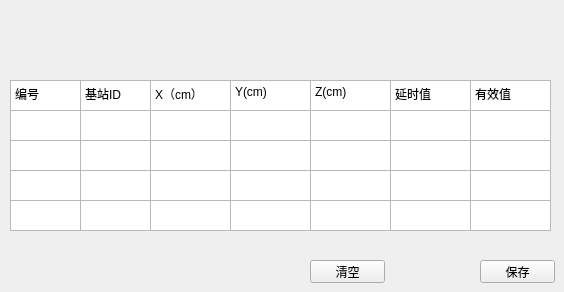
      <widget class="QWidget" name="tab_3">
       <attribute name="title">
        <string>基站坐标</string>
       </attribute>
       <widget class="QWidget" name="verticalLayoutWidget">
        <property name="geometry">
         <rect>
          <x>10</x>
          <y>80</y>
          <width>541</width>
          <height>151</height>
         </rect>
        </property>
        <layout class="QVBoxLayout" name="verticalLayout_4"/>
       </widget>
       <widget class="QTextEdit" name="textEdit_3">
        <property name="geometry">
         <rect>
          <x>10</x>
          <y>80</y>
          <width>71</width>
          <height>31</height>
         </rect>
        </property>
        <property name="html">
         <string>&lt;!DOCTYPE HTML PUBLIC &quot;-//W3C//DTD HTML 4.0//EN&quot; &quot;http://www.w3.org/TR/REC-html40/strict.dtd&quot;&gt;
&lt;html&gt;&lt;head&gt;&lt;meta name=&quot;qrichtext&quot; content=&quot;1&quot; /&gt;&lt;style type=&quot;text/css&quot;&gt;
p, li { white-space: pre-wrap; }
&lt;/style&gt;&lt;/head&gt;&lt;body style=&quot; font-family:'SimSun'; font-size:9pt; font-weight:400; font-style:normal;&quot;&gt;
&lt;p style=&quot; margin-top:0px; margin-bottom:0px; margin-left:0px; margin-right:0px; -qt-block-indent:0; text-indent:0px;&quot;&gt;编号&lt;/p&gt;&lt;/body&gt;&lt;/html&gt;</string>
        </property>
       </widget>
       <widget class="QTextEdit" name="textEdit_4">
        <property name="geometry">
         <rect>
          <x>80</x>
          <y>80</y>
          <width>71</width>
          <height>31</height>
         </rect>
        </property>
        <property name="html">
         <string>&lt;!DOCTYPE HTML PUBLIC &quot;-//W3C//DTD HTML 4.0//EN&quot; &quot;http://www.w3.org/TR/REC-html40/strict.dtd&quot;&gt;
&lt;html&gt;&lt;head&gt;&lt;meta name=&quot;qrichtext&quot; content=&quot;1&quot; /&gt;&lt;style type=&quot;text/css&quot;&gt;
p, li { white-space: pre-wrap; }
&lt;/style&gt;&lt;/head&gt;&lt;body style=&quot; font-family:'SimSun'; font-size:9pt; font-weight:400; font-style:normal;&quot;&gt;
&lt;p style=&quot; margin-top:0px; margin-bottom:0px; margin-left:0px; margin-right:0px; -qt-block-indent:0; text-indent:0px;&quot;&gt;基站ID&lt;/p&gt;&lt;/body&gt;&lt;/html&gt;</string>
        </property>
       </widget>
       <widget class="QTextEdit" name="textEdit_5">
        <property name="geometry">
         <rect>
          <x>150</x>
          <y>80</y>
          <width>81</width>
          <height>31</height>
         </rect>
        </property>
        <property name="html">
         <string>&lt;!DOCTYPE HTML PUBLIC &quot;-//W3C//DTD HTML 4.0//EN&quot; &quot;http://www.w3.org/TR/REC-html40/strict.dtd&quot;&gt;
&lt;html&gt;&lt;head&gt;&lt;meta name=&quot;qrichtext&quot; content=&quot;1&quot; /&gt;&lt;style type=&quot;text/css&quot;&gt;
p, li { white-space: pre-wrap; }
&lt;/style&gt;&lt;/head&gt;&lt;body style=&quot; font-family:'SimSun'; font-size:9pt; font-weight:400; font-style:normal;&quot;&gt;
&lt;p style=&quot; margin-top:0px; margin-bottom:0px; margin-left:0px; margin-right:0px; -qt-block-indent:0; text-indent:0px;&quot;&gt;X（cm）&lt;/p&gt;&lt;/body&gt;&lt;/html&gt;</string>
        </property>
       </widget>
       <widget class="QTextEdit" name="textEdit_6">
        <property name="geometry">
         <rect>
          <x>230</x>
          <y>80</y>
          <width>81</width>
          <height>31</height>
         </rect>
        </property>
        <property name="html">
         <string>&lt;!DOCTYPE HTML PUBLIC &quot;-//W3C//DTD HTML 4.0//EN&quot; &quot;http://www.w3.org/TR/REC-html40/strict.dtd&quot;&gt;
&lt;html&gt;&lt;head&gt;&lt;meta name=&quot;qrichtext&quot; content=&quot;1&quot; /&gt;&lt;style type=&quot;text/css&quot;&gt;
p, li { white-space: pre-wrap; }
&lt;/style&gt;&lt;/head&gt;&lt;body style=&quot; font-family:'SimSun'; font-size:9pt; font-weight:400; font-style:normal;&quot;&gt;
&lt;p style=&quot; margin-top:0px; margin-bottom:0px; margin-left:0px; margin-right:0px; -qt-block-indent:0; text-indent:0px;&quot;&gt;Y(cm)&lt;/p&gt;&lt;/body&gt;&lt;/html&gt;</string>
        </property>
       </widget>
       <widget class="QTextEdit" name="textEdit_7">
        <property name="geometry">
         <rect>
          <x>310</x>
          <y>80</y>
          <width>81</width>
          <height>31</height>
         </rect>
        </property>
        <property name="html">
         <string>&lt;!DOCTYPE HTML PUBLIC &quot;-//W3C//DTD HTML 4.0//EN&quot; &quot;http://www.w3.org/TR/REC-html40/strict.dtd&quot;&gt;
&lt;html&gt;&lt;head&gt;&lt;meta name=&quot;qrichtext&quot; content=&quot;1&quot; /&gt;&lt;style type=&quot;text/css&quot;&gt;
p, li { white-space: pre-wrap; }
&lt;/style&gt;&lt;/head&gt;&lt;body style=&quot; font-family:'SimSun'; font-size:9pt; font-weight:400; font-style:normal;&quot;&gt;
&lt;p style=&quot; margin-top:0px; margin-bottom:0px; margin-left:0px; margin-right:0px; -qt-block-indent:0; text-indent:0px;&quot;&gt;Z(cm)&lt;/p&gt;&lt;/body&gt;&lt;/html&gt;</string>
        </property>
       </widget>
       <widget class="QTextEdit" name="textEdit_8">
        <property name="geometry">
         <rect>
          <x>390</x>
          <y>80</y>
          <width>81</width>
          <height>31</height>
         </rect>
        </property>
        <property name="html">
         <string>&lt;!DOCTYPE HTML PUBLIC &quot;-//W3C//DTD HTML 4.0//EN&quot; &quot;http://www.w3.org/TR/REC-html40/strict.dtd&quot;&gt;
&lt;html&gt;&lt;head&gt;&lt;meta name=&quot;qrichtext&quot; content=&quot;1&quot; /&gt;&lt;style type=&quot;text/css&quot;&gt;
p, li { white-space: pre-wrap; }
&lt;/style&gt;&lt;/head&gt;&lt;body style=&quot; font-family:'SimSun'; font-size:9pt; font-weight:400; font-style:normal;&quot;&gt;
&lt;p style=&quot; margin-top:0px; margin-bottom:0px; margin-left:0px; margin-right:0px; -qt-block-indent:0; text-indent:0px;&quot;&gt;延时值&lt;/p&gt;&lt;/body&gt;&lt;/html&gt;</string>
        </property>
       </widget>
       <widget class="QTextEdit" name="textEdit_9">
        <property name="geometry">
         <rect>
          <x>470</x>
          <y>80</y>
          <width>81</width>
          <height>31</height>
         </rect>
        </property>
        <property name="html">
         <string>&lt;!DOCTYPE HTML PUBLIC &quot;-//W3C//DTD HTML 4.0//EN&quot; &quot;http://www.w3.org/TR/REC-html40/strict.dtd&quot;&gt;
&lt;html&gt;&lt;head&gt;&lt;meta name=&quot;qrichtext&quot; content=&quot;1&quot; /&gt;&lt;style type=&quot;text/css&quot;&gt;
p, li { white-space: pre-wrap; }
&lt;/style&gt;&lt;/head&gt;&lt;body style=&quot; font-family:'SimSun'; font-size:9pt; font-weight:400; font-style:normal;&quot;&gt;
&lt;p style=&quot; margin-top:0px; margin-bottom:0px; margin-left:0px; margin-right:0px; -qt-block-indent:0; text-indent:0px;&quot;&gt;有效值&lt;/p&gt;&lt;/body&gt;&lt;/html&gt;</string>
        </property>
       </widget>
       <widget class="QTextEdit" name="textEdit_A1_X">
        <property name="geometry">
         <rect>
          <x>150</x>
          <y>110</y>
          <width>81</width>
          <height>31</height>
         </rect>
        </property>
        <property name="html">
         <string>&lt;!DOCTYPE HTML PUBLIC &quot;-//W3C//DTD HTML 4.0//EN&quot; &quot;http://www.w3.org/TR/REC-html40/strict.dtd&quot;&gt;
&lt;html&gt;&lt;head&gt;&lt;meta name=&quot;qrichtext&quot; content=&quot;1&quot; /&gt;&lt;style type=&quot;text/css&quot;&gt;
p, li { white-space: pre-wrap; }
&lt;/style&gt;&lt;/head&gt;&lt;body style=&quot; font-family:'SimSun'; font-size:9pt; font-weight:400; font-style:normal;&quot;&gt;
&lt;p style=&quot;-qt-paragraph-type:empty; margin-top:0px; margin-bottom:0px; margin-left:0px; margin-right:0px; -qt-block-indent:0; text-indent:0px;&quot;&gt;&lt;br /&gt;&lt;/p&gt;&lt;/body&gt;&lt;/html&gt;</string>
        </property>
       </widget>
       <widget class="QTextEdit" name="textEdit_A1_Y">
        <property name="geometry">
         <rect>
          <x>230</x>
          <y>110</y>
          <width>81</width>
          <height>31</height>
         </rect>
        </property>
        <property name="html">
         <string>&lt;!DOCTYPE HTML PUBLIC &quot;-//W3C//DTD HTML 4.0//EN&quot; &quot;http://www.w3.org/TR/REC-html40/strict.dtd&quot;&gt;
&lt;html&gt;&lt;head&gt;&lt;meta name=&quot;qrichtext&quot; content=&quot;1&quot; /&gt;&lt;style type=&quot;text/css&quot;&gt;
p, li { white-space: pre-wrap; }
&lt;/style&gt;&lt;/head&gt;&lt;body style=&quot; font-family:'SimSun'; font-size:9pt; font-weight:400; font-style:normal;&quot;&gt;
&lt;p style=&quot;-qt-paragraph-type:empty; margin-top:0px; margin-bottom:0px; margin-left:0px; margin-right:0px; -qt-block-indent:0; text-indent:0px;&quot;&gt;&lt;br /&gt;&lt;/p&gt;&lt;/body&gt;&lt;/html&gt;</string>
        </property>
       </widget>
       <widget class="QTextEdit" name="textEdit_A1_Z">
        <property name="geometry">
         <rect>
          <x>310</x>
          <y>110</y>
          <width>81</width>
          <height>31</height>
         </rect>
        </property>
        <property name="html">
         <string>&lt;!DOCTYPE HTML PUBLIC &quot;-//W3C//DTD HTML 4.0//EN&quot; &quot;http://www.w3.org/TR/REC-html40/strict.dtd&quot;&gt;
&lt;html&gt;&lt;head&gt;&lt;meta name=&quot;qrichtext&quot; content=&quot;1&quot; /&gt;&lt;style type=&quot;text/css&quot;&gt;
p, li { white-space: pre-wrap; }
&lt;/style&gt;&lt;/head&gt;&lt;body style=&quot; font-family:'SimSun'; font-size:9pt; font-weight:400; font-style:normal;&quot;&gt;
&lt;p style=&quot;-qt-paragraph-type:empty; margin-top:0px; margin-bottom:0px; margin-left:0px; margin-right:0px; -qt-block-indent:0; text-indent:0px;&quot;&gt;&lt;br /&gt;&lt;/p&gt;&lt;/body&gt;&lt;/html&gt;</string>
        </property>
       </widget>
       <widget class="QTextEdit" name="textEdit_A1_delay">
        <property name="geometry">
         <rect>
          <x>390</x>
          <y>110</y>
          <width>81</width>
          <height>31</height>
         </rect>
        </property>
        <property name="html">
         <string>&lt;!DOCTYPE HTML PUBLIC &quot;-//W3C//DTD HTML 4.0//EN&quot; &quot;http://www.w3.org/TR/REC-html40/strict.dtd&quot;&gt;
&lt;html&gt;&lt;head&gt;&lt;meta name=&quot;qrichtext&quot; content=&quot;1&quot; /&gt;&lt;style type=&quot;text/css&quot;&gt;
p, li { white-space: pre-wrap; }
&lt;/style&gt;&lt;/head&gt;&lt;body style=&quot; font-family:'SimSun'; font-size:9pt; font-weight:400; font-style:normal;&quot;&gt;
&lt;p style=&quot;-qt-paragraph-type:empty; margin-top:0px; margin-bottom:0px; margin-left:0px; margin-right:0px; -qt-block-indent:0; text-indent:0px;&quot;&gt;&lt;br /&gt;&lt;/p&gt;&lt;/body&gt;&lt;/html&gt;</string>
        </property>
       </widget>
       <widget class="QTextEdit" name="textEdit_A1_EN">
        <property name="geometry">
         <rect>
          <x>470</x>
          <y>110</y>
          <width>81</width>
          <height>31</height>
         </rect>
        </property>
        <property name="html">
         <string>&lt;!DOCTYPE HTML PUBLIC &quot;-//W3C//DTD HTML 4.0//EN&quot; &quot;http://www.w3.org/TR/REC-html40/strict.dtd&quot;&gt;
&lt;html&gt;&lt;head&gt;&lt;meta name=&quot;qrichtext&quot; content=&quot;1&quot; /&gt;&lt;style type=&quot;text/css&quot;&gt;
p, li { white-space: pre-wrap; }
&lt;/style&gt;&lt;/head&gt;&lt;body style=&quot; font-family:'SimSun'; font-size:9pt; font-weight:400; font-style:normal;&quot;&gt;
&lt;p style=&quot;-qt-paragraph-type:empty; margin-top:0px; margin-bottom:0px; margin-left:0px; margin-right:0px; -qt-block-indent:0; text-indent:0px;&quot;&gt;&lt;br /&gt;&lt;/p&gt;&lt;/body&gt;&lt;/html&gt;</string>
        </property>
       </widget>
       <widget class="QTextEdit" name="textEdit_A2_X">
        <property name="geometry">
         <rect>
          <x>150</x>
          <y>140</y>
          <width>81</width>
          <height>31</height>
         </rect>
        </property>
        <property name="html">
         <string>&lt;!DOCTYPE HTML PUBLIC &quot;-//W3C//DTD HTML 4.0//EN&quot; &quot;http://www.w3.org/TR/REC-html40/strict.dtd&quot;&gt;
&lt;html&gt;&lt;head&gt;&lt;meta name=&quot;qrichtext&quot; content=&quot;1&quot; /&gt;&lt;style type=&quot;text/css&quot;&gt;
p, li { white-space: pre-wrap; }
&lt;/style&gt;&lt;/head&gt;&lt;body style=&quot; font-family:'SimSun'; font-size:9pt; font-weight:400; font-style:normal;&quot;&gt;
&lt;p style=&quot;-qt-paragraph-type:empty; margin-top:0px; margin-bottom:0px; margin-left:0px; margin-right:0px; -qt-block-indent:0; text-indent:0px;&quot;&gt;&lt;br /&gt;&lt;/p&gt;&lt;/body&gt;&lt;/html&gt;</string>
        </property>
       </widget>
       <widget class="QTextEdit" name="textEdit_A2_Y">
        <property name="geometry">
         <rect>
          <x>230</x>
          <y>140</y>
          <width>81</width>
          <height>31</height>
         </rect>
        </property>
        <property name="html">
         <string>&lt;!DOCTYPE HTML PUBLIC &quot;-//W3C//DTD HTML 4.0//EN&quot; &quot;http://www.w3.org/TR/REC-html40/strict.dtd&quot;&gt;
&lt;html&gt;&lt;head&gt;&lt;meta name=&quot;qrichtext&quot; content=&quot;1&quot; /&gt;&lt;style type=&quot;text/css&quot;&gt;
p, li { white-space: pre-wrap; }
&lt;/style&gt;&lt;/head&gt;&lt;body style=&quot; font-family:'SimSun'; font-size:9pt; font-weight:400; font-style:normal;&quot;&gt;
&lt;p style=&quot;-qt-paragraph-type:empty; margin-top:0px; margin-bottom:0px; margin-left:0px; margin-right:0px; -qt-block-indent:0; text-indent:0px;&quot;&gt;&lt;br /&gt;&lt;/p&gt;&lt;/body&gt;&lt;/html&gt;</string>
        </property>
       </widget>
       <widget class="QTextEdit" name="textEdit_A2_Z">
        <property name="geometry">
         <rect>
          <x>310</x>
          <y>140</y>
          <width>81</width>
          <height>31</height>
         </rect>
        </property>
        <property name="html">
         <string>&lt;!DOCTYPE HTML PUBLIC &quot;-//W3C//DTD HTML 4.0//EN&quot; &quot;http://www.w3.org/TR/REC-html40/strict.dtd&quot;&gt;
&lt;html&gt;&lt;head&gt;&lt;meta name=&quot;qrichtext&quot; content=&quot;1&quot; /&gt;&lt;style type=&quot;text/css&quot;&gt;
p, li { white-space: pre-wrap; }
&lt;/style&gt;&lt;/head&gt;&lt;body style=&quot; font-family:'SimSun'; font-size:9pt; font-weight:400; font-style:normal;&quot;&gt;
&lt;p style=&quot;-qt-paragraph-type:empty; margin-top:0px; margin-bottom:0px; margin-left:0px; margin-right:0px; -qt-block-indent:0; text-indent:0px;&quot;&gt;&lt;br /&gt;&lt;/p&gt;&lt;/body&gt;&lt;/html&gt;</string>
        </property>
       </widget>
       <widget class="QTextEdit" name="textEdit_A2_delay">
        <property name="geometry">
         <rect>
          <x>390</x>
          <y>140</y>
          <width>81</width>
          <height>31</height>
         </rect>
        </property>
        <property name="html">
         <string>&lt;!DOCTYPE HTML PUBLIC &quot;-//W3C//DTD HTML 4.0//EN&quot; &quot;http://www.w3.org/TR/REC-html40/strict.dtd&quot;&gt;
&lt;html&gt;&lt;head&gt;&lt;meta name=&quot;qrichtext&quot; content=&quot;1&quot; /&gt;&lt;style type=&quot;text/css&quot;&gt;
p, li { white-space: pre-wrap; }
&lt;/style&gt;&lt;/head&gt;&lt;body style=&quot; font-family:'SimSun'; font-size:9pt; font-weight:400; font-style:normal;&quot;&gt;
&lt;p style=&quot;-qt-paragraph-type:empty; margin-top:0px; margin-bottom:0px; margin-left:0px; margin-right:0px; -qt-block-indent:0; text-indent:0px;&quot;&gt;&lt;br /&gt;&lt;/p&gt;&lt;/body&gt;&lt;/html&gt;</string>
        </property>
       </widget>
       <widget class="QTextEdit" name="textEdit_A2_EN">
        <property name="geometry">
         <rect>
          <x>470</x>
          <y>140</y>
          <width>81</width>
          <height>31</height>
         </rect>
        </property>
        <property name="html">
         <string>&lt;!DOCTYPE HTML PUBLIC &quot;-//W3C//DTD HTML 4.0//EN&quot; &quot;http://www.w3.org/TR/REC-html40/strict.dtd&quot;&gt;
&lt;html&gt;&lt;head&gt;&lt;meta name=&quot;qrichtext&quot; content=&quot;1&quot; /&gt;&lt;style type=&quot;text/css&quot;&gt;
p, li { white-space: pre-wrap; }
&lt;/style&gt;&lt;/head&gt;&lt;body style=&quot; font-family:'SimSun'; font-size:9pt; font-weight:400; font-style:normal;&quot;&gt;
&lt;p style=&quot;-qt-paragraph-type:empty; margin-top:0px; margin-bottom:0px; margin-left:0px; margin-right:0px; -qt-block-indent:0; text-indent:0px;&quot;&gt;&lt;br /&gt;&lt;/p&gt;&lt;/body&gt;&lt;/html&gt;</string>
        </property>
       </widget>
       <widget class="QTextEdit" name="textEdit_A3_X">
        <property name="geometry">
         <rect>
          <x>150</x>
          <y>170</y>
          <width>81</width>
          <height>31</height>
         </rect>
        </property>
        <property name="html">
         <string>&lt;!DOCTYPE HTML PUBLIC &quot;-//W3C//DTD HTML 4.0//EN&quot; &quot;http://www.w3.org/TR/REC-html40/strict.dtd&quot;&gt;
&lt;html&gt;&lt;head&gt;&lt;meta name=&quot;qrichtext&quot; content=&quot;1&quot; /&gt;&lt;style type=&quot;text/css&quot;&gt;
p, li { white-space: pre-wrap; }
&lt;/style&gt;&lt;/head&gt;&lt;body style=&quot; font-family:'SimSun'; font-size:9pt; font-weight:400; font-style:normal;&quot;&gt;
&lt;p style=&quot;-qt-paragraph-type:empty; margin-top:0px; margin-bottom:0px; margin-left:0px; margin-right:0px; -qt-block-indent:0; text-indent:0px;&quot;&gt;&lt;br /&gt;&lt;/p&gt;&lt;/body&gt;&lt;/html&gt;</string>
        </property>
       </widget>
       <widget class="QTextEdit" name="textEdit_A3_Y">
        <property name="geometry">
         <rect>
          <x>230</x>
          <y>170</y>
          <width>81</width>
          <height>31</height>
         </rect>
        </property>
        <property name="html">
         <string>&lt;!DOCTYPE HTML PUBLIC &quot;-//W3C//DTD HTML 4.0//EN&quot; &quot;http://www.w3.org/TR/REC-html40/strict.dtd&quot;&gt;
&lt;html&gt;&lt;head&gt;&lt;meta name=&quot;qrichtext&quot; content=&quot;1&quot; /&gt;&lt;style type=&quot;text/css&quot;&gt;
p, li { white-space: pre-wrap; }
&lt;/style&gt;&lt;/head&gt;&lt;body style=&quot; font-family:'SimSun'; font-size:9pt; font-weight:400; font-style:normal;&quot;&gt;
&lt;p style=&quot;-qt-paragraph-type:empty; margin-top:0px; margin-bottom:0px; margin-left:0px; margin-right:0px; -qt-block-indent:0; text-indent:0px;&quot;&gt;&lt;br /&gt;&lt;/p&gt;&lt;/body&gt;&lt;/html&gt;</string>
        </property>
       </widget>
       <widget class="QTextEdit" name="textEdit_A3_Z">
        <property name="geometry">
         <rect>
          <x>310</x>
          <y>170</y>
          <width>81</width>
          <height>31</height>
         </rect>
        </property>
        <property name="html">
         <string>&lt;!DOCTYPE HTML PUBLIC &quot;-//W3C//DTD HTML 4.0//EN&quot; &quot;http://www.w3.org/TR/REC-html40/strict.dtd&quot;&gt;
&lt;html&gt;&lt;head&gt;&lt;meta name=&quot;qrichtext&quot; content=&quot;1&quot; /&gt;&lt;style type=&quot;text/css&quot;&gt;
p, li { white-space: pre-wrap; }
&lt;/style&gt;&lt;/head&gt;&lt;body style=&quot; font-family:'SimSun'; font-size:9pt; font-weight:400; font-style:normal;&quot;&gt;
&lt;p style=&quot;-qt-paragraph-type:empty; margin-top:0px; margin-bottom:0px; margin-left:0px; margin-right:0px; -qt-block-indent:0; text-indent:0px;&quot;&gt;&lt;br /&gt;&lt;/p&gt;&lt;/body&gt;&lt;/html&gt;</string>
        </property>
       </widget>
       <widget class="QTextEdit" name="textEdit_A3_delay">
        <property name="geometry">
         <rect>
          <x>390</x>
          <y>170</y>
          <width>81</width>
          <height>31</height>
         </rect>
        </property>
        <property name="html">
         <string>&lt;!DOCTYPE HTML PUBLIC &quot;-//W3C//DTD HTML 4.0//EN&quot; &quot;http://www.w3.org/TR/REC-html40/strict.dtd&quot;&gt;
&lt;html&gt;&lt;head&gt;&lt;meta name=&quot;qrichtext&quot; content=&quot;1&quot; /&gt;&lt;style type=&quot;text/css&quot;&gt;
p, li { white-space: pre-wrap; }
&lt;/style&gt;&lt;/head&gt;&lt;body style=&quot; font-family:'SimSun'; font-size:9pt; font-weight:400; font-style:normal;&quot;&gt;
&lt;p style=&quot;-qt-paragraph-type:empty; margin-top:0px; margin-bottom:0px; margin-left:0px; margin-right:0px; -qt-block-indent:0; text-indent:0px;&quot;&gt;&lt;br /&gt;&lt;/p&gt;&lt;/body&gt;&lt;/html&gt;</string>
        </property>
       </widget>
       <widget class="QTextEdit" name="textEdit_A3_EN">
        <property name="geometry">
         <rect>
          <x>470</x>
          <y>170</y>
          <width>81</width>
          <height>31</height>
         </rect>
        </property>
        <property name="html">
         <string>&lt;!DOCTYPE HTML PUBLIC &quot;-//W3C//DTD HTML 4.0//EN&quot; &quot;http://www.w3.org/TR/REC-html40/strict.dtd&quot;&gt;
&lt;html&gt;&lt;head&gt;&lt;meta name=&quot;qrichtext&quot; content=&quot;1&quot; /&gt;&lt;style type=&quot;text/css&quot;&gt;
p, li { white-space: pre-wrap; }
&lt;/style&gt;&lt;/head&gt;&lt;body style=&quot; font-family:'SimSun'; font-size:9pt; font-weight:400; font-style:normal;&quot;&gt;
&lt;p style=&quot;-qt-paragraph-type:empty; margin-top:0px; margin-bottom:0px; margin-left:0px; margin-right:0px; -qt-block-indent:0; text-indent:0px;&quot;&gt;&lt;br /&gt;&lt;/p&gt;&lt;/body&gt;&lt;/html&gt;</string>
        </property>
       </widget>
       <widget class="QTextEdit" name="textEdit_A4_X">
        <property name="geometry">
         <rect>
          <x>150</x>
          <y>200</y>
          <width>81</width>
          <height>31</height>
         </rect>
        </property>
        <property name="html">
         <string>&lt;!DOCTYPE HTML PUBLIC &quot;-//W3C//DTD HTML 4.0//EN&quot; &quot;http://www.w3.org/TR/REC-html40/strict.dtd&quot;&gt;
&lt;html&gt;&lt;head&gt;&lt;meta name=&quot;qrichtext&quot; content=&quot;1&quot; /&gt;&lt;style type=&quot;text/css&quot;&gt;
p, li { white-space: pre-wrap; }
&lt;/style&gt;&lt;/head&gt;&lt;body style=&quot; font-family:'SimSun'; font-size:9pt; font-weight:400; font-style:normal;&quot;&gt;
&lt;p style=&quot;-qt-paragraph-type:empty; margin-top:0px; margin-bottom:0px; margin-left:0px; margin-right:0px; -qt-block-indent:0; text-indent:0px;&quot;&gt;&lt;br /&gt;&lt;/p&gt;&lt;/body&gt;&lt;/html&gt;</string>
        </property>
       </widget>
       <widget class="QTextEdit" name="textEdit_A4_Y">
        <property name="geometry">
         <rect>
          <x>230</x>
          <y>200</y>
          <width>81</width>
          <height>31</height>
         </rect>
        </property>
        <property name="html">
         <string>&lt;!DOCTYPE HTML PUBLIC &quot;-//W3C//DTD HTML 4.0//EN&quot; &quot;http://www.w3.org/TR/REC-html40/strict.dtd&quot;&gt;
&lt;html&gt;&lt;head&gt;&lt;meta name=&quot;qrichtext&quot; content=&quot;1&quot; /&gt;&lt;style type=&quot;text/css&quot;&gt;
p, li { white-space: pre-wrap; }
&lt;/style&gt;&lt;/head&gt;&lt;body style=&quot; font-family:'SimSun'; font-size:9pt; font-weight:400; font-style:normal;&quot;&gt;
&lt;p style=&quot;-qt-paragraph-type:empty; margin-top:0px; margin-bottom:0px; margin-left:0px; margin-right:0px; -qt-block-indent:0; text-indent:0px;&quot;&gt;&lt;br /&gt;&lt;/p&gt;&lt;/body&gt;&lt;/html&gt;</string>
        </property>
       </widget>
       <widget class="QTextEdit" name="textEdit_A4_Z">
        <property name="geometry">
         <rect>
          <x>310</x>
          <y>200</y>
          <width>81</width>
          <height>31</height>
         </rect>
        </property>
        <property name="html">
         <string>&lt;!DOCTYPE HTML PUBLIC &quot;-//W3C//DTD HTML 4.0//EN&quot; &quot;http://www.w3.org/TR/REC-html40/strict.dtd&quot;&gt;
&lt;html&gt;&lt;head&gt;&lt;meta name=&quot;qrichtext&quot; content=&quot;1&quot; /&gt;&lt;style type=&quot;text/css&quot;&gt;
p, li { white-space: pre-wrap; }
&lt;/style&gt;&lt;/head&gt;&lt;body style=&quot; font-family:'SimSun'; font-size:9pt; font-weight:400; font-style:normal;&quot;&gt;
&lt;p style=&quot;-qt-paragraph-type:empty; margin-top:0px; margin-bottom:0px; margin-left:0px; margin-right:0px; -qt-block-indent:0; text-indent:0px;&quot;&gt;&lt;br /&gt;&lt;/p&gt;&lt;/body&gt;&lt;/html&gt;</string>
        </property>
       </widget>
       <widget class="QTextEdit" name="textEdit_A4_delay">
        <property name="geometry">
         <rect>
          <x>390</x>
          <y>200</y>
          <width>81</width>
          <height>31</height>
         </rect>
        </property>
        <property name="html">
         <string>&lt;!DOCTYPE HTML PUBLIC &quot;-//W3C//DTD HTML 4.0//EN&quot; &quot;http://www.w3.org/TR/REC-html40/strict.dtd&quot;&gt;
&lt;html&gt;&lt;head&gt;&lt;meta name=&quot;qrichtext&quot; content=&quot;1&quot; /&gt;&lt;style type=&quot;text/css&quot;&gt;
p, li { white-space: pre-wrap; }
&lt;/style&gt;&lt;/head&gt;&lt;body style=&quot; font-family:'SimSun'; font-size:9pt; font-weight:400; font-style:normal;&quot;&gt;
&lt;p style=&quot;-qt-paragraph-type:empty; margin-top:0px; margin-bottom:0px; margin-left:0px; margin-right:0px; -qt-block-indent:0; text-indent:0px;&quot;&gt;&lt;br /&gt;&lt;/p&gt;&lt;/body&gt;&lt;/html&gt;</string>
        </property>
       </widget>
       <widget class="QTextEdit" name="textEdit_A4_EN">
        <property name="geometry">
         <rect>
          <x>470</x>
          <y>200</y>
          <width>81</width>
          <height>31</height>
         </rect>
        </property>
        <property name="html">
         <string>&lt;!DOCTYPE HTML PUBLIC &quot;-//W3C//DTD HTML 4.0//EN&quot; &quot;http://www.w3.org/TR/REC-html40/strict.dtd&quot;&gt;
&lt;html&gt;&lt;head&gt;&lt;meta name=&quot;qrichtext&quot; content=&quot;1&quot; /&gt;&lt;style type=&quot;text/css&quot;&gt;
p, li { white-space: pre-wrap; }
&lt;/style&gt;&lt;/head&gt;&lt;body style=&quot; font-family:'SimSun'; font-size:9pt; font-weight:400; font-style:normal;&quot;&gt;
&lt;p style=&quot;-qt-paragraph-type:empty; margin-top:0px; margin-bottom:0px; margin-left:0px; margin-right:0px; -qt-block-indent:0; text-indent:0px;&quot;&gt;&lt;br /&gt;&lt;/p&gt;&lt;/body&gt;&lt;/html&gt;</string>
        </property>
       </widget>
       <widget class="QTextEdit" name="textEdit_A1_ID">
        <property name="geometry">
         <rect>
          <x>80</x>
          <y>110</y>
          <width>71</width>
          <height>31</height>
         </rect>
        </property>
        <property name="html">
         <string>&lt;!DOCTYPE HTML PUBLIC &quot;-//W3C//DTD HTML 4.0//EN&quot; &quot;http://www.w3.org/TR/REC-html40/strict.dtd&quot;&gt;
&lt;html&gt;&lt;head&gt;&lt;meta name=&quot;qrichtext&quot; content=&quot;1&quot; /&gt;&lt;style type=&quot;text/css&quot;&gt;
p, li { white-space: pre-wrap; }
&lt;/style&gt;&lt;/head&gt;&lt;body style=&quot; font-family:'SimSun'; font-size:9pt; font-weight:400; font-style:normal;&quot;&gt;
&lt;p style=&quot;-qt-paragraph-type:empty; margin-top:0px; margin-bottom:0px; margin-left:0px; margin-right:0px; -qt-block-indent:0; text-indent:0px;&quot;&gt;&lt;br /&gt;&lt;/p&gt;&lt;/body&gt;&lt;/html&gt;</string>
        </property>
       </widget>
       <widget class="QTextEdit" name="textEdit_A2_ID">
        <property name="geometry">
         <rect>
          <x>80</x>
          <y>140</y>
          <width>71</width>
          <height>31</height>
         </rect>
        </property>
        <property name="html">
         <string>&lt;!DOCTYPE HTML PUBLIC &quot;-//W3C//DTD HTML 4.0//EN&quot; &quot;http://www.w3.org/TR/REC-html40/strict.dtd&quot;&gt;
&lt;html&gt;&lt;head&gt;&lt;meta name=&quot;qrichtext&quot; content=&quot;1&quot; /&gt;&lt;style type=&quot;text/css&quot;&gt;
p, li { white-space: pre-wrap; }
&lt;/style&gt;&lt;/head&gt;&lt;body style=&quot; font-family:'SimSun'; font-size:9pt; font-weight:400; font-style:normal;&quot;&gt;
&lt;p style=&quot;-qt-paragraph-type:empty; margin-top:0px; margin-bottom:0px; margin-left:0px; margin-right:0px; -qt-block-indent:0; text-indent:0px;&quot;&gt;&lt;br /&gt;&lt;/p&gt;&lt;/body&gt;&lt;/html&gt;</string>
        </property>
       </widget>
       <widget class="QTextEdit" name="textEdit_A3_ID">
        <property name="geometry">
         <rect>
          <x>80</x>
          <y>170</y>
          <width>71</width>
          <height>31</height>
         </rect>
        </property>
        <property name="html">
         <string>&lt;!DOCTYPE HTML PUBLIC &quot;-//W3C//DTD HTML 4.0//EN&quot; &quot;http://www.w3.org/TR/REC-html40/strict.dtd&quot;&gt;
&lt;html&gt;&lt;head&gt;&lt;meta name=&quot;qrichtext&quot; content=&quot;1&quot; /&gt;&lt;style type=&quot;text/css&quot;&gt;
p, li { white-space: pre-wrap; }
&lt;/style&gt;&lt;/head&gt;&lt;body style=&quot; font-family:'SimSun'; font-size:9pt; font-weight:400; font-style:normal;&quot;&gt;
&lt;p style=&quot;-qt-paragraph-type:empty; margin-top:0px; margin-bottom:0px; margin-left:0px; margin-right:0px; -qt-block-indent:0; text-indent:0px;&quot;&gt;&lt;br /&gt;&lt;/p&gt;&lt;/body&gt;&lt;/html&gt;</string>
        </property>
       </widget>
       <widget class="QTextEdit" name="textEdit_A4_ID">
        <property name="geometry">
         <rect>
          <x>80</x>
          <y>200</y>
          <width>71</width>
          <height>31</height>
         </rect>
        </property>
        <property name="html">
         <string>&lt;!DOCTYPE HTML PUBLIC &quot;-//W3C//DTD HTML 4.0//EN&quot; &quot;http://www.w3.org/TR/REC-html40/strict.dtd&quot;&gt;
&lt;html&gt;&lt;head&gt;&lt;meta name=&quot;qrichtext&quot; content=&quot;1&quot; /&gt;&lt;style type=&quot;text/css&quot;&gt;
p, li { white-space: pre-wrap; }
&lt;/style&gt;&lt;/head&gt;&lt;body style=&quot; font-family:'SimSun'; font-size:9pt; font-weight:400; font-style:normal;&quot;&gt;
&lt;p style=&quot;-qt-paragraph-type:empty; margin-top:0px; margin-bottom:0px; margin-left:0px; margin-right:0px; -qt-block-indent:0; text-indent:0px;&quot;&gt;&lt;br /&gt;&lt;/p&gt;&lt;/body&gt;&lt;/html&gt;</string>
        </property>
       </widget>
       <widget class="QTextEdit" name="textEdit_A1_NUM">
        <property name="geometry">
         <rect>
          <x>10</x>
          <y>110</y>
          <width>71</width>
          <height>31</height>
         </rect>
        </property>
        <property name="html">
         <string>&lt;!DOCTYPE HTML PUBLIC &quot;-//W3C//DTD HTML 4.0//EN&quot; &quot;http://www.w3.org/TR/REC-html40/strict.dtd&quot;&gt;
&lt;html&gt;&lt;head&gt;&lt;meta name=&quot;qrichtext&quot; content=&quot;1&quot; /&gt;&lt;style type=&quot;text/css&quot;&gt;
p, li { white-space: pre-wrap; }
&lt;/style&gt;&lt;/head&gt;&lt;body style=&quot; font-family:'SimSun'; font-size:9pt; font-weight:400; font-style:normal;&quot;&gt;
&lt;p style=&quot;-qt-paragraph-type:empty; margin-top:0px; margin-bottom:0px; margin-left:0px; margin-right:0px; -qt-block-indent:0; text-indent:0px;&quot;&gt;&lt;br /&gt;&lt;/p&gt;&lt;/body&gt;&lt;/html&gt;</string>
        </property>
       </widget>
       <widget class="QTextEdit" name="textEdit_A2_NUM">
        <property name="geometry">
         <rect>
          <x>10</x>
          <y>140</y>
          <width>71</width>
          <height>31</height>
         </rect>
        </property>
        <property name="html">
         <string>&lt;!DOCTYPE HTML PUBLIC &quot;-//W3C//DTD HTML 4.0//EN&quot; &quot;http://www.w3.org/TR/REC-html40/strict.dtd&quot;&gt;
&lt;html&gt;&lt;head&gt;&lt;meta name=&quot;qrichtext&quot; content=&quot;1&quot; /&gt;&lt;style type=&quot;text/css&quot;&gt;
p, li { white-space: pre-wrap; }
&lt;/style&gt;&lt;/head&gt;&lt;body style=&quot; font-family:'SimSun'; font-size:9pt; font-weight:400; font-style:normal;&quot;&gt;
&lt;p style=&quot;-qt-paragraph-type:empty; margin-top:0px; margin-bottom:0px; margin-left:0px; margin-right:0px; -qt-block-indent:0; text-indent:0px;&quot;&gt;&lt;br /&gt;&lt;/p&gt;&lt;/body&gt;&lt;/html&gt;</string>
        </property>
       </widget>
       <widget class="QTextEdit" name="textEdit_A3_NUM">
        <property name="geometry">
         <rect>
          <x>10</x>
          <y>170</y>
          <width>71</width>
          <height>31</height>
         </rect>
        </property>
        <property name="html">
         <string>&lt;!DOCTYPE HTML PUBLIC &quot;-//W3C//DTD HTML 4.0//EN&quot; &quot;http://www.w3.org/TR/REC-html40/strict.dtd&quot;&gt;
&lt;html&gt;&lt;head&gt;&lt;meta name=&quot;qrichtext&quot; content=&quot;1&quot; /&gt;&lt;style type=&quot;text/css&quot;&gt;
p, li { white-space: pre-wrap; }
&lt;/style&gt;&lt;/head&gt;&lt;body style=&quot; font-family:'SimSun'; font-size:9pt; font-weight:400; font-style:normal;&quot;&gt;
&lt;p style=&quot;-qt-paragraph-type:empty; margin-top:0px; margin-bottom:0px; margin-left:0px; margin-right:0px; -qt-block-indent:0; text-indent:0px;&quot;&gt;&lt;br /&gt;&lt;/p&gt;&lt;/body&gt;&lt;/html&gt;</string>
        </property>
       </widget>
       <widget class="QTextEdit" name="textEdit_A4_NUM">
        <property name="geometry">
         <rect>
          <x>10</x>
          <y>200</y>
          <width>71</width>
          <height>31</height>
         </rect>
        </property>
        <property name="html">
         <string>&lt;!DOCTYPE HTML PUBLIC &quot;-//W3C//DTD HTML 4.0//EN&quot; &quot;http://www.w3.org/TR/REC-html40/strict.dtd&quot;&gt;
&lt;html&gt;&lt;head&gt;&lt;meta name=&quot;qrichtext&quot; content=&quot;1&quot; /&gt;&lt;style type=&quot;text/css&quot;&gt;
p, li { white-space: pre-wrap; }
&lt;/style&gt;&lt;/head&gt;&lt;body style=&quot; font-family:'SimSun'; font-size:9pt; font-weight:400; font-style:normal;&quot;&gt;
&lt;p style=&quot;-qt-paragraph-type:empty; margin-top:0px; margin-bottom:0px; margin-left:0px; margin-right:0px; -qt-block-indent:0; text-indent:0px;&quot;&gt;&lt;br /&gt;&lt;/p&gt;&lt;/body&gt;&lt;/html&gt;</string>
        </property>
       </widget>
       <widget class="QWidget" name="verticalLayoutWidget_2">
        <property name="geometry">
         <rect>
          <x>10</x>
          <y>75</y>
          <width>541</width>
          <height>31</height>
         </rect>
        </property>
        <layout class="QVBoxLayout" name="verticalLayout_5"/>
       </widget>
       <widget class="QPushButton" name="pushButton">
        <property name="geometry">
         <rect>
          <x>310</x>
          <y>260</y>
          <width>75</width>
          <height>23</height>
         </rect>
        </property>
        <property name="text">
         <string>清空</string>
        </property>
       </widget>
       <widget class="QPushButton" name="pushButton_2">
        <property name="geometry">
         <rect>
          <x>480</x>
          <y>260</y>
          <width>75</width>
          <height>23</height>
         </rect>
        </property>
        <property name="text">
         <string>保存</string>
        </property>
       </widget>
      </widget>
